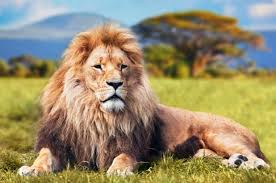
%> input picture Q2/image.png, 276 x 183 px
$ octave Q2_Part3.m   (GNU Octave 9; MATLAB toolbox functions it lacks are replaced by stand-ins)
%> lines starting %> are read from the running program, lines starting %| are printed output that depends on the picture
### Q2/imconvolution.m
function out = imconvolution(image, filter, status)
n = size(image);
f = length(filter);
if strcmp(status,'Median')
    f_power = f .* f;
    a = ones(f_power);
    out = uint8(zeros(0,0));
    for i = 1 : n(1) - f + 1
        for j = 1 : n(2) - f + 1
           for channel = 1 : 3
               window = image(i : i + f - 1, j : j + f - 1, channel);
               out(i, j, channel) = median(window,'all');
            end
        end
    end
else
    p = floor((f - 1) / 2);
    o = floor(n + 2.*p - f + 1);
    image = padarray(image, [p,p], 0, 'both');
    out = uint8(zeros(0,0));
    for channel = 1 : 3
       for i = 1 : n(1) - f + 1
          for j = 1 : n(2) - f + 1
             window = image(i : i + f - 1, j : j + f - 1, channel);
             out(i, j, channel) = uint8(sum(sum(double(window) .* double(filter))));
          end
       end
    end
    end
end

### Q2/Q2_Part3.m
image = imread('image.png');
%> image is the input picture: size 183x276x3 uint8; mean R, G, B 152.8, 140.9, 108
out = imconvolution(image, fspecial('gaussian',3, 1.5), 'gaussian');
%> in imconvolution, `image = padarray(image, [p,p], 0, 'both');`:
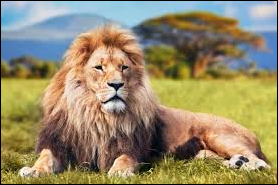
%> image: size 185x278x3 uint8; mean R, G, B 150, 138.4, 106.1
%> after the loop in imconvolution, `for channel = 1 : 3`:
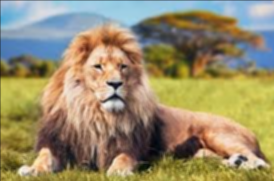
%> out: size 181x274x3 uint8; mean R, G, B 152.3, 140.2, 108
figure();
imshow(out);
imwrite(out,'Q2_Part3_Filter3_Image.png');
out = imconvolution(image, fspecial('gaussian',5, 1.5), 'gaussian');
%> call 2 of imconvolution, with status = 'gaussian'
%> in imconvolution (call 2), `image = padarray(image, [p,p], 0, 'both');`:
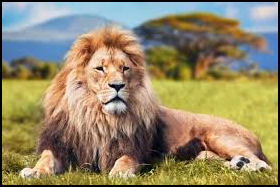
%> image: size 187x280x3 uint8; mean R, G, B 147.4, 135.9, 104.2
%> after the loop in imconvolution (call 2), `for channel = 1 : 3`:
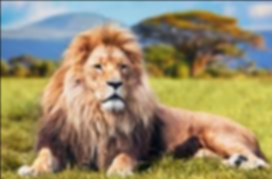
%> out: size 179x272x3 uint8; mean R, G, B 151.9, 139.7, 108.1
figure();
imshow(out);
imwrite(out,'Q2_Part3_Filter5_Image.png');
out = imconvolution(image, fspecial('gaussian',7, 1.5), 'gaussian');
%> call 3 of imconvolution, with status = 'gaussian'
%> in imconvolution (call 3), `image = padarray(image, [p,p], 0, 'both');`:
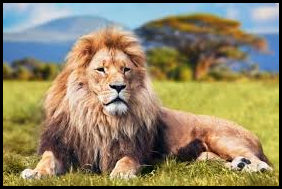
%> image: size 189x282x3 uint8; mean R, G, B 144.8, 133.5, 102.4
%> after the loop in imconvolution (call 3), `for channel = 1 : 3`:
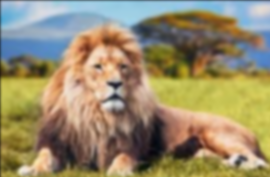
%> out: size 177x270x3 uint8; mean R, G, B 151.6, 139.2, 108.4
figure();
imshow(out);
imwrite(out,'Q2_Part3_Filter7_Image.png');
imshow(out);
